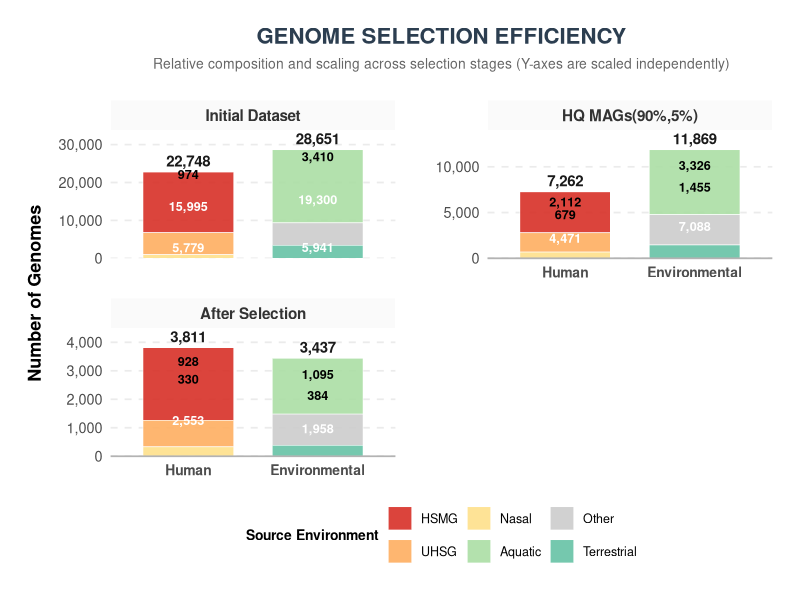
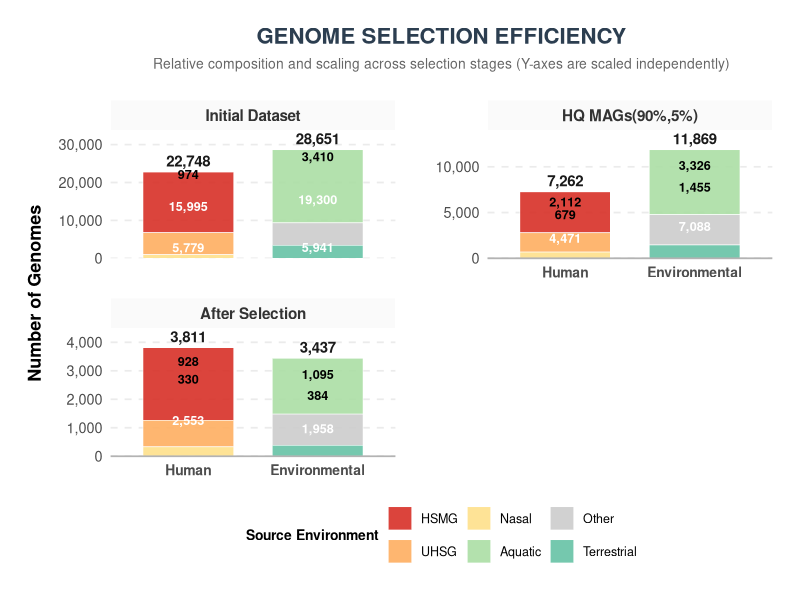

Write the R code that produced these figures, in order.
library(tidyverse)

# =========================
# 1. Data Preparation
# =========================
selection_data <- tribble(
  ~Stage, ~Classification, ~Source, ~Value,
  "Initial Dataset", "Human", "HSMG", 15995,
  "Initial Dataset", "Human", "UHSG", 5779,
  "Initial Dataset", "Human", "Nasal", 974,
  "Initial Dataset", "Environmental", "Aquatic", 19300,
  "Initial Dataset", "Environmental", "Other", 5941,
  "Initial Dataset", "Environmental", "Terrestrial", 3410,
  
  "HQ MAGs(90%,5%)", "Human", "HSMG", 4471,
  "HQ MAGs(90%,5%)", "Human", "UHSG", 2112,
  "HQ MAGs(90%,5%)", "Human", "Nasal", 679,
  "HQ MAGs(90%,5%)", "Environmental", "Aquatic", 7088,
  "HQ MAGs(90%,5%)", "Environmental", "Other", 3326,
  "HQ MAGs(90%,5%)", "Environmental", "Terrestrial", 1455,
  
  "After Selection", "Human", "HSMG", 2553,
  "After Selection", "Human", "UHSG", 928,
  "After Selection", "Human", "Nasal", 330,
  "After Selection", "Environmental", "Aquatic", 1958,
  "After Selection", "Environmental", "Other", 1095,
  "After Selection", "Environmental", "Terrestrial", 384
) %>%
  mutate(
    Stage = factor(Stage, levels = c("Initial Dataset", "HQ MAGs(90%,5%)", "After Selection")),
    Classification = factor(Classification, levels = c("Human", "Environmental")),
    Source = factor(Source, levels = c("HSMG", "UHSG", "Nasal", "Aquatic", "Other", "Terrestrial"))
  )

# Calculate stage-to-stage retention ratios for annotation
retention <- selection_data %>%
  group_by(Stage) %>%
  summarise(Total = sum(Value)) %>%
  mutate(
    Prev_Total = lag(Total),
    Ratio = Total / Prev_Total * 100,
    Label = sprintf("Retention: %.1f%%", Ratio)
  ) %>%
  filter(!is.na(Ratio))

# Calculate classification totals
totals <- selection_data %>%
  group_by(Stage, Classification) %>%
  summarise(Total = sum(Value), .groups = "drop")

# Colors: Specified Spectral-like Palette
# HSMG/UHSG (Skin) are reddish-orange
# Nasal is yellow
# Aquatic/Terrestrial are greens
# Other is grey
modern_colors <- c(
  "HSMG"        = "#D73027", # Deep Red (Skin sub)
  "UHSG"        = "#FDAE61", # Orange (Skin sub/Requested)
  "Nasal"       = "#FEE08B", # Yellow (Nasal)
  "Aquatic"     = "#ABDDA4", # Light Green
  "Terrestrial" = "#66C2A5", # Green
  "Other"       = "grey80"   # Light Grey
)

# =========================
# 2. Modern Plotting
# =========================
p <- ggplot(selection_data, aes(x = Classification, y = Value, fill = Source)) +
  # Use a slight transparency for a softer look
  geom_col(width = 0.7, alpha = 0.9, color = "white", linewidth = 0.2) +
  # Use free_y to ensure the "After Selection" bars are not too small
  # ncol = 2 will force 3 stages into 2 rows
  facet_wrap(~Stage, scales = "free_y", strip.position = "top", ncol = 2) +
  
  # Value labels inside bars (centered)
  geom_text(
    aes(label = ifelse(Value > 300, scales::comma(Value), ""), 
        color = ifelse(Value > 5000 | Source == "HSMG" | Source == "Aquatic", "white", "black")),
    position = position_stack(vjust = 0.5),
    size = 3.2, fontface = "bold", show.legend = FALSE
  ) +
  
  # Total labels on top of each bar
  geom_text(
    data = totals,
    aes(x = Classification, y = Total, label = scales::comma(Total)),
    inherit.aes = FALSE,
    vjust = -0.5, size = 3.8, fontface = "bold", color = "grey10"
  ) +
  
  scale_fill_manual(values = modern_colors) +
  scale_color_identity() +
  scale_y_continuous(labels = scales::comma, expand = expansion(mult = c(0, 0.18))) +
  
  labs(
    title = "GENOME SELECTION EFFICIENCY",
    subtitle = "Relative composition and scaling across selection stages (Y-axes are scaled independently)",
    x = NULL, y = "Number of Genomes",
    fill = "Source Environment"
  ) +
  
  theme_minimal(base_size = 13) +
  theme(
    # Titles
    plot.title = element_text(face = "bold", size = 16, hjust = 0.5, color = "#2C3E50"),
    plot.subtitle = element_text(size = 10, color = "grey40", hjust = 0.5, margin = margin(b = 20)),
    
    # Strip (Stage Labels) - Clean & Bold
    strip.background = element_rect(fill = "grey98", color = NA),
    strip.text = element_text(face = "bold", size = 11, color = "grey20", margin = margin(t=5, b=5)),
    
    # Grid & Axis
    panel.grid.major.x = element_blank(),
    panel.grid.minor = element_blank(),
    panel.grid.major.y = element_line(color = "grey92", linetype = "dashed"),
    panel.spacing = unit(2, "lines"), # Increase spacing between rows
    
    axis.line.x = element_line(color = "grey70"),
    axis.text.x = element_text(face = "bold", size = 10, color = "grey30"),
    axis.title.y = element_text(face = "bold", margin = margin(r = 10)),
    
    # Legend
    legend.position = "bottom",
    legend.title = element_text(size = 10, face = "bold"),
    legend.text = element_text(size = 9),
    
    plot.margin = margin(20, 20, 20, 20)
  )

# =========================
# 3. Save Output
# =========================
dest_dir <- "E:/data/R/gephe_R/scripts/Figure1/"
# Adjust height for 2-row layout
ggsave(paste0(dest_dir, "Figure1B_Selection_Efficiency_Modern.pdf"), p, width = 9, height = 11)
ggsave(paste0(dest_dir, "Figure1B_Selection_Efficiency_Modern.png"), p, width = 9, height = 11, dpi = 300)

print("Modern version saved as Figure1B_Selection_Efficiency_Modern.png")
